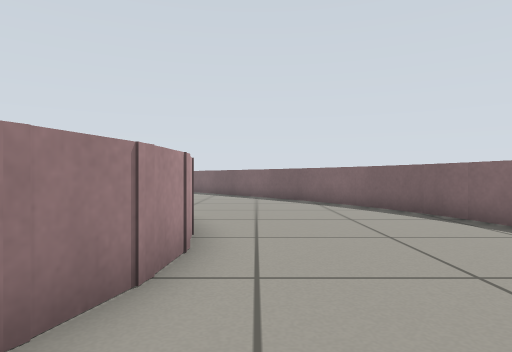
view 1 (above)

16 first-person views from a walk through a Gazebo world. The camera is 0.46 m above the floor, looks level and sees 75° across. The floor is counted in squares, 0.5 m on a side. Each view is taken from the middle of a square. On the plan, view 1 faces up. The plan holds only what a view shows up to about 12 squares ahead; the rest is blank.

view 2
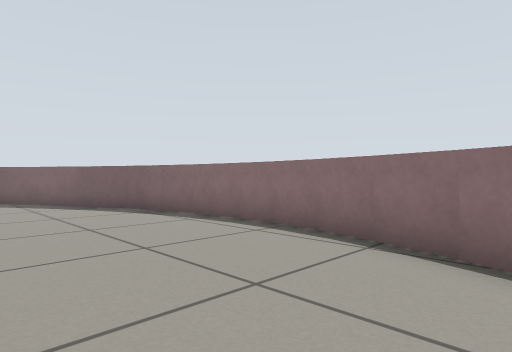

view 3
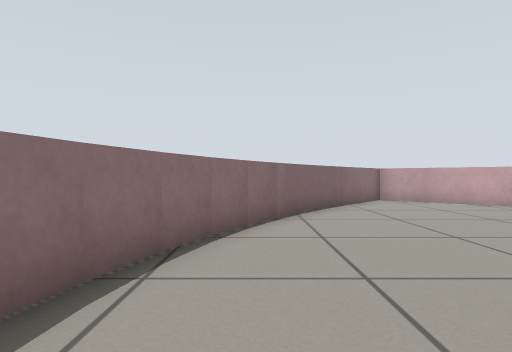

view 4
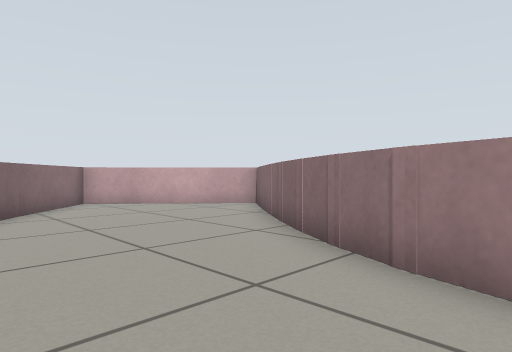

view 5
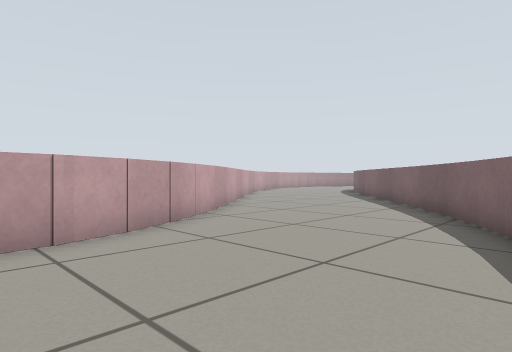

view 6
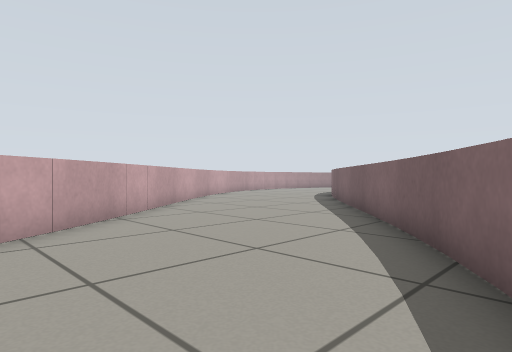

view 7
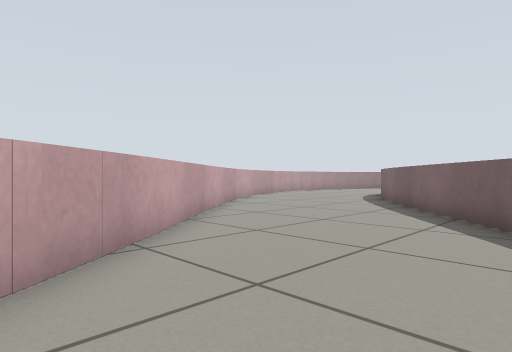

view 8
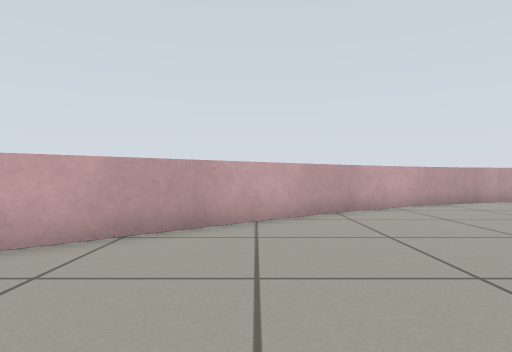

view 9
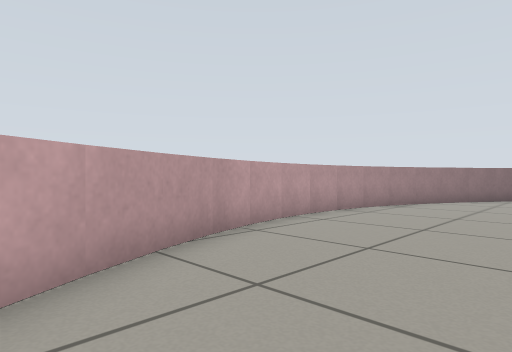

view 10
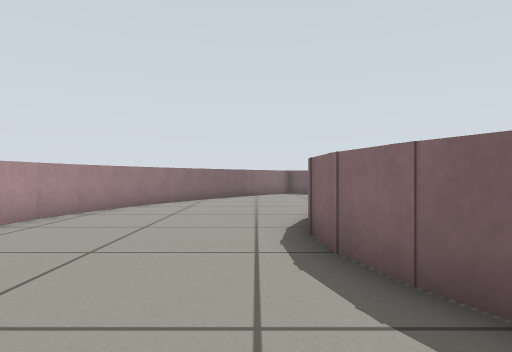

view 11
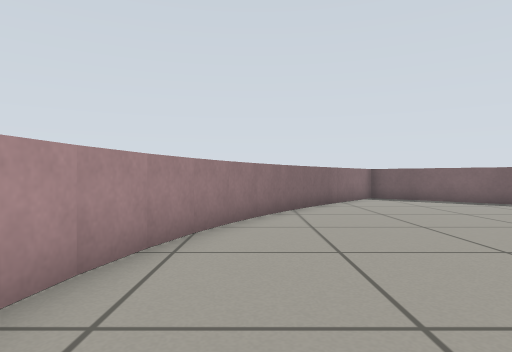

view 12
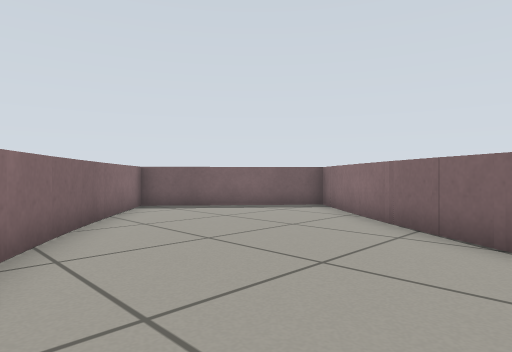

view 13
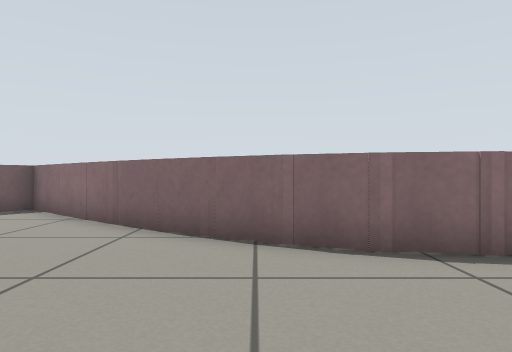

view 14
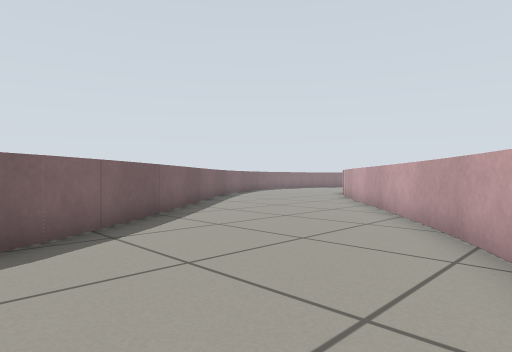

view 15
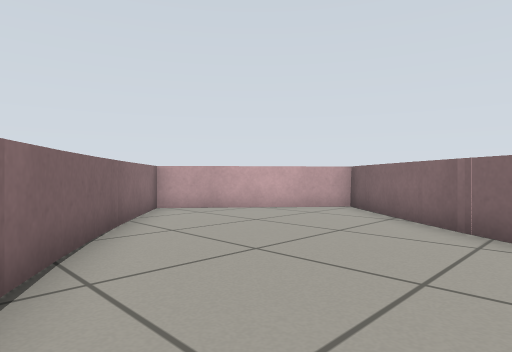

view 16
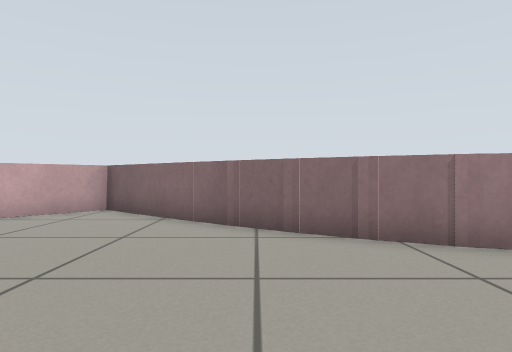

### Floor plan
Points are (right, up) in squares from view 1. A wall is a line through its corners. A room is listed if a view was taken in it or the views show most of it. See-through windows are left out.
Room 1 (views 1, 2, 3, 4, 5, 6, 7, 8, 9, 10, 11, 12, 13, 14, 15, 16)
walls: (1.1, 13.2) (-5, 20.9); (-4.9, 20.4) (-6, 22.4); (-2.7, 8.8) (-1.8, 7.5); (-10.2, 17.9) (-2.3, 8.7); (-2, 7.8) (-1.3, 6.3); (-6.4, 23) (-6.8, 24.1); (3.2, 10.2) (1.1, 13.4); (-1.4, 6.6) (-1, 5.2); (-6.7, 23.7) (-7.1, 25.3); (3.6, 9.2) (3.1, 10.3); (-1, 5.6) (-0.8, 4.1); (-11.9, 21.1) (-10.1, 18); (-7.1, 24.8) (-7.2, 26.5); (-0.8, 4.3) (-1, 2.7); (-7.2, 26.1) (-6.9, 27.7); (4.5, 7) (3.7, 9.2); (-12.6, 23.3) (-11.8, 21.1); (-0.9, 3.1) (-1.4, 1.6); (-7, 27.3) (-6.5, 28.8); (4.7, 5.8) (4.4, 7.1); (-12.8, 24.6) (-12.5, 23.3); (-1.2, 1.9) (-1.9, 0.4); (-6.7, 28.5) (-4.6, 31.9); (-12.8, 25.8) (-12.7, 24.5); (-1.6, 0.8) (-4.6, -3.5); (4.8, 3.4) (4.8, 4.7) (4.7, 5.9); (4.7, 2.2) (4.8, 3.5); (-12.6, 28.1) (-12.8, 26.9) (-12.8, 25.6); (4.5, 1.1) (4.7, 2.3); (-12.4, 29.3) (-12.7, 28.1); (-4.8, 31.6) (-2, 35.1) (-6, 38.5); (3.8, -1.1) (4.5, 1.2); (-11.6, 31.5) (-12.4, 29.2); (-4.5, -3.2) (-6.1, -5) (-2, -8.5); (-10.9, 32.5) (-11.5, 31.4); (0.6, -6.2) (3.2, -2.1) (3.7, -1); (-8.3, 36.5) (-11.1, 32.4); (-6.5, 38.5) (-8.2, 36.4); (-1.5, -8.6) (0.5, -6)

Where each view was taken, in squares from view 1:
view 1: 0 up, 0 right, facing up
view 2: 1 down, 0 right, facing up-right
view 3: 4 up, 3 right, facing down
view 4: 3 up, 2 right, facing down-left
view 5: 4 up, 4 right, facing up-left
view 6: 8 up, 3 right, facing up-left
view 7: 9 up, 0 right, facing up-left
view 8: 15 up, 1 left, facing left
view 9: 19 up, 8 left, facing up-left
view 10: 21 up, 8 left, facing up
view 11: 25 up, 11 left, facing up
view 12: 29 up, 11 left, facing up-right
view 13: 29 up, 11 left, facing right
view 14: 23 up, 11 left, facing down-right
view 15: 0 up, 3 right, facing down-left
view 16: 1 down, 3 right, facing left
